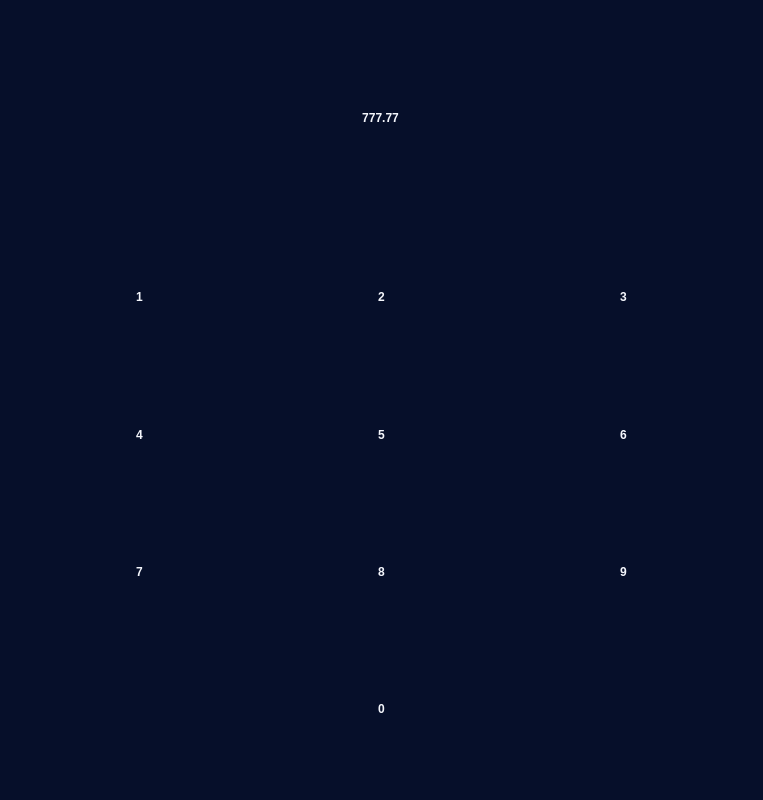
<?xml version="1.0" encoding="UTF-8"?>
<ui version="4.0">
 <class>Dialog</class>
 <widget class="QDialog" name="Dialog">
  <property name="geometry">
   <rect>
    <x>0</x>
    <y>0</y>
    <width>763</width>
    <height>800</height>
   </rect>
  </property>
  <property name="windowTitle">
   <string>Dialog</string>
  </property>
  <property name="styleSheet">
   <string notr="true">background-color: rgb(6, 15, 42);</string>
  </property>
  <widget class="QFrame" name="frame">
   <property name="geometry">
    <rect>
     <x>31</x>
     <y>37</y>
     <width>701</width>
     <height>184</height>
    </rect>
   </property>
   <property name="styleSheet">
    <string notr="true">background-color: qlineargradient(
    x1: 0, y1: 1,
    x2: 0.5, y2: 0,
    stop: 0 #040c30,
    stop: 1 #226afc
);
border-radius: 20px;
</string>
   </property>
   <property name="frameShape">
    <enum>QFrame::StyledPanel</enum>
   </property>
   <property name="frameShadow">
    <enum>QFrame::Raised</enum>
   </property>
   <widget class="QLabel" name="label">
    <property name="geometry">
     <rect>
      <x>4</x>
      <y>0</y>
      <width>691</width>
      <height>184</height>
     </rect>
    </property>
    <property name="styleSheet">
     <string notr="true">background-color: transparent;
color: rgb(244, 246, 252);
font:125pt &quot;Plus Jakarta Sans&quot;;
font-weight:bold;
padding-bottom: 22px;</string>
    </property>
    <property name="text">
     <string>777.77</string>
    </property>
    <property name="alignment">
     <set>Qt::AlignCenter</set>
    </property>
   </widget>
  </widget>
  <widget class="QPushButton" name="pushButton">
   <property name="geometry">
    <rect>
     <x>31</x>
     <y>249</y>
     <width>217</width>
     <height>109</height>
    </rect>
   </property>
   <property name="styleSheet">
    <string notr="true">background-color: qlineargradient(
    x1: 0, y1: 1,
    x2: 0.5, y2: 0,
    stop: 0 #040c30,
    stop: 1 #226afc
);
border-radius: 20px;
font: 75pt &quot;Plus Jakarta Sans&quot;;
font-weight: bold;
color: rgb(244, 246, 252);
padding-bottom:13px;</string>
   </property>
   <property name="text">
    <string>1</string>
   </property>
  </widget>
  <widget class="QPushButton" name="pushButton_2">
   <property name="geometry">
    <rect>
     <x>273</x>
     <y>249</y>
     <width>217</width>
     <height>109</height>
    </rect>
   </property>
   <property name="styleSheet">
    <string notr="true">background-color: qlineargradient(
    x1: 0, y1: 1,
    x2: 0.5, y2: 0,
    stop: 0 #040c30,
    stop: 1 #226afc
);
border-radius: 20px;
font: 75pt &quot;Plus Jakarta Sans&quot;;
font-weight: bold;
color: rgb(244, 246, 252);
padding-bottom:13px;</string>
   </property>
   <property name="text">
    <string>2</string>
   </property>
  </widget>
  <widget class="QPushButton" name="pushButton_3">
   <property name="geometry">
    <rect>
     <x>515</x>
     <y>249</y>
     <width>217</width>
     <height>109</height>
    </rect>
   </property>
   <property name="styleSheet">
    <string notr="true">background-color: qlineargradient(
    x1: 0, y1: 1,
    x2: 0.5, y2: 0,
    stop: 0 #040c30,
    stop: 1 #226afc
);
border-radius: 20px;
font: 75pt &quot;Plus Jakarta Sans&quot;;
font-weight: bold;
color: rgb(244, 246, 252);
padding-bottom:13px;</string>
   </property>
   <property name="text">
    <string>3</string>
   </property>
  </widget>
  <widget class="QPushButton" name="pushButton_4">
   <property name="geometry">
    <rect>
     <x>31</x>
     <y>387</y>
     <width>217</width>
     <height>109</height>
    </rect>
   </property>
   <property name="styleSheet">
    <string notr="true">background-color: qlineargradient(
    x1: 0, y1: 1,
    x2: 0.5, y2: 0,
    stop: 0 #040c30,
    stop: 1 #226afc
);
border-radius: 20px;
font: 75pt &quot;Plus Jakarta Sans&quot;;
font-weight: bold;
color: rgb(244, 246, 252);
padding-bottom:13px;</string>
   </property>
   <property name="text">
    <string>4</string>
   </property>
  </widget>
  <widget class="QPushButton" name="pushButton_5">
   <property name="geometry">
    <rect>
     <x>273</x>
     <y>387</y>
     <width>217</width>
     <height>109</height>
    </rect>
   </property>
   <property name="styleSheet">
    <string notr="true">background-color: qlineargradient(
    x1: 0, y1: 1,
    x2: 0.5, y2: 0,
    stop: 0 #040c30,
    stop: 1 #226afc
);
border-radius: 20px;
font: 75pt &quot;Plus Jakarta Sans&quot;;
font-weight: bold;
color: rgb(244, 246, 252);
padding-bottom:13px;</string>
   </property>
   <property name="text">
    <string>5</string>
   </property>
  </widget>
  <widget class="QPushButton" name="pushButton_6">
   <property name="geometry">
    <rect>
     <x>515</x>
     <y>387</y>
     <width>217</width>
     <height>109</height>
    </rect>
   </property>
   <property name="styleSheet">
    <string notr="true">background-color: qlineargradient(
    x1: 0, y1: 1,
    x2: 0.5, y2: 0,
    stop: 0 #040c30,
    stop: 1 #226afc
);
border-radius: 20px;
font: 75pt &quot;Plus Jakarta Sans&quot;;
font-weight: bold;
color: rgb(244, 246, 252);
padding-bottom:13px;</string>
   </property>
   <property name="text">
    <string>6</string>
   </property>
  </widget>
  <widget class="QPushButton" name="pushButton_7">
   <property name="geometry">
    <rect>
     <x>31</x>
     <y>524</y>
     <width>217</width>
     <height>109</height>
    </rect>
   </property>
   <property name="styleSheet">
    <string notr="true">background-color: qlineargradient(
    x1: 0, y1: 1,
    x2: 0.5, y2: 0,
    stop: 0 #040c30,
    stop: 1 #226afc
);
border-radius: 20px;
font: 75pt &quot;Plus Jakarta Sans&quot;;
font-weight: bold;
color: rgb(244, 246, 252);
padding-bottom:13px;</string>
   </property>
   <property name="text">
    <string>7</string>
   </property>
  </widget>
  <widget class="QPushButton" name="pushButton_8">
   <property name="geometry">
    <rect>
     <x>273</x>
     <y>524</y>
     <width>217</width>
     <height>109</height>
    </rect>
   </property>
   <property name="styleSheet">
    <string notr="true">background-color: qlineargradient(
    x1: 0, y1: 1,
    x2: 0.5, y2: 0,
    stop: 0 #040c30,
    stop: 1 #226afc
);
border-radius: 20px;
font: 75pt &quot;Plus Jakarta Sans&quot;;
font-weight: bold;
color: rgb(244, 246, 252);
padding-bottom:13px;</string>
   </property>
   <property name="text">
    <string>8</string>
   </property>
  </widget>
  <widget class="QPushButton" name="pushButton_9">
   <property name="geometry">
    <rect>
     <x>515</x>
     <y>524</y>
     <width>217</width>
     <height>109</height>
    </rect>
   </property>
   <property name="styleSheet">
    <string notr="true">background-color: qlineargradient(
    x1: 0, y1: 1,
    x2: 0.5, y2: 0,
    stop: 0 #040c30,
    stop: 1 #226afc
);
border-radius: 20px;
font: 75pt &quot;Plus Jakarta Sans&quot;;
font-weight: bold;
color: rgb(244, 246, 252);
padding-bottom:13px;</string>
   </property>
   <property name="text">
    <string>9</string>
   </property>
  </widget>
  <widget class="QPushButton" name="pushButton_11">
   <property name="geometry">
    <rect>
     <x>273</x>
     <y>661</y>
     <width>217</width>
     <height>109</height>
    </rect>
   </property>
   <property name="styleSheet">
    <string notr="true">background-color: qlineargradient(
    x1: 0, y1: 1,
    x2: 0.5, y2: 0,
    stop: 0 #040c30,
    stop: 1 #226afc
);
border-radius: 20px;
font: 75pt &quot;Plus Jakarta Sans&quot;;
font-weight: bold;
color: rgb(244, 246, 252);
padding-bottom:13px;</string>
   </property>
   <property name="text">
    <string>0</string>
   </property>
  </widget>
  <widget class="QToolButton" name="toolButton">
   <property name="geometry">
    <rect>
     <x>31</x>
     <y>661</y>
     <width>217</width>
     <height>109</height>
    </rect>
   </property>
   <property name="styleSheet">
    <string notr="true">background-color: qlineargradient(
    x1: 0, y1: 1,
    x2: 0.5, y2: 0,
    stop: 0 #040c30,
    stop: 1 #226afc
);
border-radius: 20px;
</string>
   </property>
   <property name="text">
    <string/>
   </property>
   <property name="icon">
    <iconset>
     <normaloff>images/backspace.png</normaloff>images/backspace.png</iconset>
   </property>
   <property name="iconSize">
    <size>
     <width>88</width>
     <height>70</height>
    </size>
   </property>
  </widget>
  <widget class="QToolButton" name="toolButton_2">
   <property name="geometry">
    <rect>
     <x>515</x>
     <y>661</y>
     <width>217</width>
     <height>109</height>
    </rect>
   </property>
   <property name="styleSheet">
    <string notr="true">background-color: qlineargradient(
    x1: 0, y1: 1,
    x2: 0.5, y2: 0,
    stop: 0 #040c30,
    stop: 1 #226afc
);
border-radius: 20px;
</string>
   </property>
   <property name="text">
    <string/>
   </property>
   <property name="icon">
    <iconset>
     <normaloff>images/enter.png</normaloff>images/enter.png</iconset>
   </property>
   <property name="iconSize">
    <size>
     <width>75</width>
     <height>85</height>
    </size>
   </property>
  </widget>
 </widget>
 <resources/>
 <connections/>
</ui>
